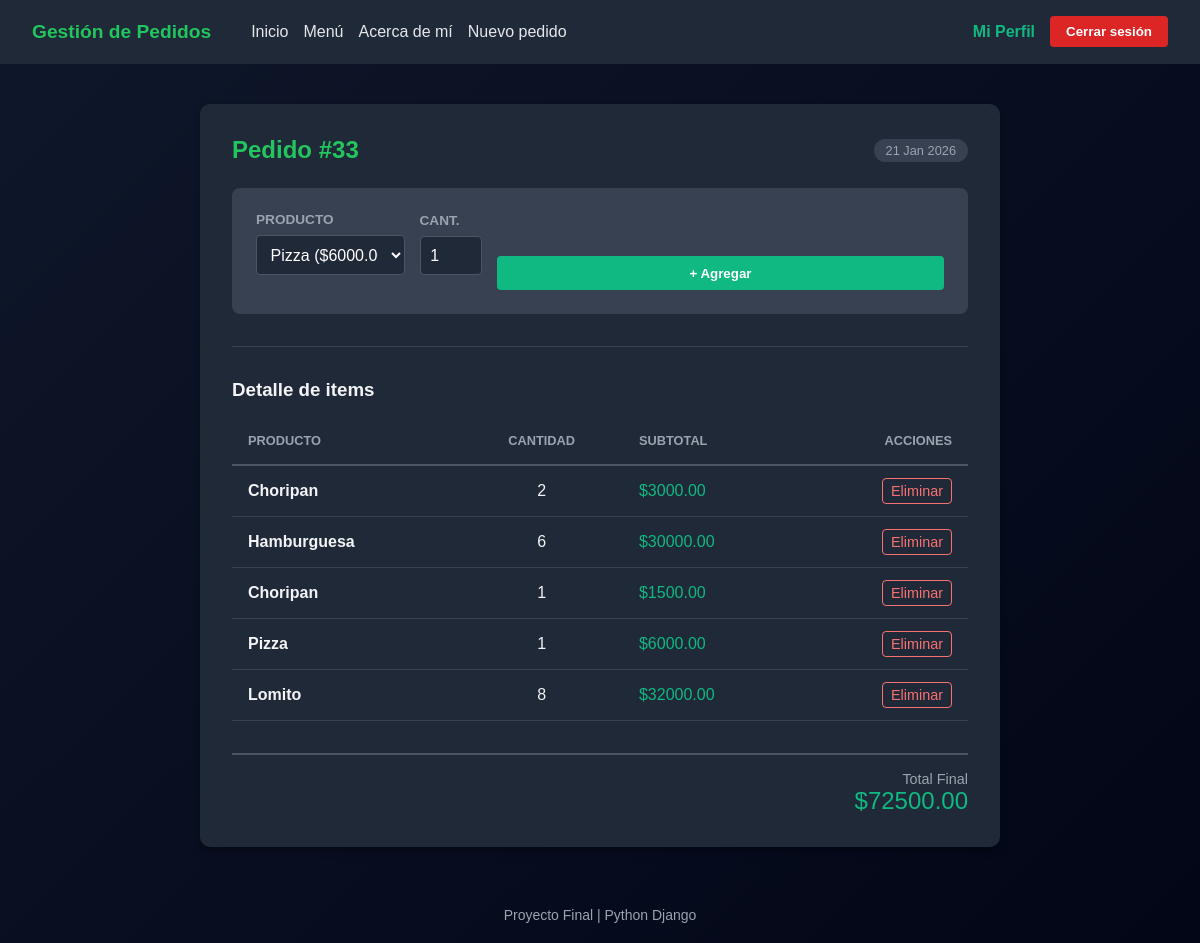
The page /pedido/33/ (signed in) on the database its author committed.
### core/models.py (models this page shows, shortened)
class Pedido(models.Model):
    cliente = models.ForeignKey(User, on_delete=models.CASCADE)
    creado = models.DateTimeField(auto_now_add=True)
    estado = models.CharField(max_length=20, default='Pendiente')

class PedidoProducto(models.Model):
    pedido = models.ForeignKey(Pedido, on_delete=models.CASCADE)
    producto = models.ForeignKey(Producto, on_delete=models.CASCADE)
    cantidad = models.PositiveIntegerField(default=1)
    def subtotal(self):
        return self.cantidad * self.producto.precio

class Producto(models.Model):
    nombre = models.CharField(max_length=100)
    precio = models.DecimalField(max_digits=8, decimal_places=2)
    descripcion = RichTextField(null=True, blank=True)
    imagen = models.ImageField(upload_to='productos/', null=True, blank=True)
    fecha_creacion = models.DateTimeField(default=timezone.now)

### core/views.py (the view, shortened to what this page needs)
# urls.py: path('pedido/<int:pedido_id>/', views.detalle_pedido, name='detalle_pedido'),
@login_required
def detalle_pedido(request, pedido_id):
    pedido = get_object_or_404(Pedido, id=pedido_id, cliente=request.user)
    items = PedidoProducto.objects.filter(pedido=pedido)
    productos = Producto.objects.all()
    total = sum(item.subtotal() for item in items)
    return render(request, 'core/detalle_pedido.html', {
        'pedido': pedido,
        'items': items,
        'productos': productos,
        'total': total
    })

### core/templates/core/detalle_pedido.html (shortened to what this page needs)
{% extends 'core/base.html' %}
{% block content %}
<div class="order-card">
    <div style="display: flex; justify-content: space-between; align-items: center; margin-bottom: 1.5rem;">
        <h2 style="margin:0;">Pedido #{{ pedido.id }}</h2>
        <span style="background: #374151; padding: 4px 12px; border-radius: 20px; font-size: 0.8rem; color: #9ca3af;">
            {{ pedido.creado|date:"d M Y" }}
        </span>
    </div>
    <form method="post" class="form-row">
        <div class="form-group" style="flex-grow: 1;">
            <label class="form-label">Producto</label>
            <select name="producto" class="form-control" required>
                {% for producto in productos %}
                    <option value="{{ producto.id }}">
                        {{ producto.nombre }} (${{ producto.precio }})
                    </option>
                {% endfor %}
            </select>
        </div>
        <div class="form-group" style="width: 100px;">
            <label class="form-label">Cant.</label>
            <input type="number" name="cantidad" min="1" value="1" class="form-control" required>
        </div>
        <button type="submit" class="btn-add">
            + Agregar
        </button>
    </form>
    <hr style="border: 0; border-top: 1px solid #374151; margin: 2rem 0;">
    {% if items %}
        <h3>Detalle de items</h3>
        <table>
            <thead>
                <tr>
                    <th>Producto</th>
                    <th style="text-align: center;">Cantidad</th>
                    <th>Subtotal</th>
                    <th style="text-align: right;">Acciones</th>
                </tr>
            </thead>
            <tbody>
                {% for item in items %}
                <tr>
                    <td style="font-weight: bold;">{{ item.producto.nombre }}</td>
                    <td style="text-align: center;">{{ item.cantidad }}</td>
                    <td style="color: #10b981;">${{ item.subtotal }}</td>
                    <td style="text-align: right;">
                        <a href="{% url 'eliminar_item' item.id %}" class="delete-btn">Eliminar</a>
                    </td>
                </tr>
                {% endfor %}
            </tbody>
        </table>
        <div class="total-section">
            <small style="font-size: 0.9rem; color: #9ca3af; display:block;">Total Final</small>
            ${{ total }}
        </div>
    {% else %}
        <div style="text-align: center; padding: 2rem; color: #9ca3af;">
            <p>El carrito está vacío. ¡Agrega tu primer producto arriba!</p>
        </div>
    {% endif %}
</div>
{% endblock %}

### core/static/core/css/style.css (style rules this page uses)
* { margin: 0; padding: 0; box-sizing: border-box; font-family: Arial, Helvetica, sans-serif; }
body { background: linear-gradient(135deg, #0f172a, #020617); color: #e5e7eb; min-height: 100vh; }
h1, h2 { margin-bottom: 20px; color: #22c55e; }
form div { margin-bottom: 15px; }
input, select, button { width: 100%; padding: 8px; border-radius: 5px; border: none; }
button { background-color: #22c55e; color: #020617; font-weight: bold; cursor: pointer; }

### core/templates/core/detalle_pedido.html (style rules this page uses)
.order-card { background-color: #1f2937; border-radius: 10px; box-shadow: 0 4px 6px rgba(0, 0, 0, 0.3); padding: 2rem; max-width: 800px; margin: 2rem auto; color: #f3f4f6; }
.form-row { display: flex; gap: 15px; margin-bottom: 2rem; align-items: flex-end; background-color: #374151; padding: 1.5rem; border-radius: 8px; }
.form-group { display: flex; flex-direction: column; }
.form-label { margin-bottom: 0.5rem; font-size: 0.85rem; color: #9ca3af; font-weight: bold; text-transform: uppercase; }
.form-control { padding: 0.6rem; border-radius: 4px; border: 1px solid #4b5563; background-color: #1f2937; color: white; font-size: 1rem; }
.btn-add { background-color: #10b981; color: white; padding: 0.6rem 1.5rem; border-radius: 4px; border: none; cursor: pointer; font-weight: bold; transition: background-color 0.2s; height: fit-content; }
table { width: 100%; border-collapse: collapse; margin-top: 1rem; }
th { text-align: left; padding: 1rem; border-bottom: 2px solid #4b5563; color: #9ca3af; text-transform: uppercase; font-size: 0.8rem; }
td { padding: 1rem; border-bottom: 1px solid #374151; vertical-align: middle; }
.delete-btn { color: #f87171; text-decoration: none; font-size: 0.9rem; border: 1px solid #f87171; padding: 4px 8px; border-radius: 4px; transition: all 0.2s; }
.total-section { margin-top: 2rem; text-align: right; font-size: 1.5rem; border-top: 2px solid #4b5563; padding-top: 1rem; color: #10b981; }

### rows shown on the page
Pedido: id "33", creado "21 Jan 2026"
PedidoProducto: producto.nombre "Choripan", cantidad "2", subtotal "3000.00"
PedidoProducto: producto.nombre "Hamburguesa", cantidad "6", subtotal "30000.00"
PedidoProducto: producto.nombre "Choripan", cantidad "1", subtotal "1500.00"
PedidoProducto: producto.nombre "Pizza", cantidad "1", subtotal "6000.00"
PedidoProducto: producto.nombre "Lomito", cantidad "8", subtotal "32000.00"

### other values the page prints
{{ total }} "72500.00"
form field producto "Pizza ($6000.00)"
